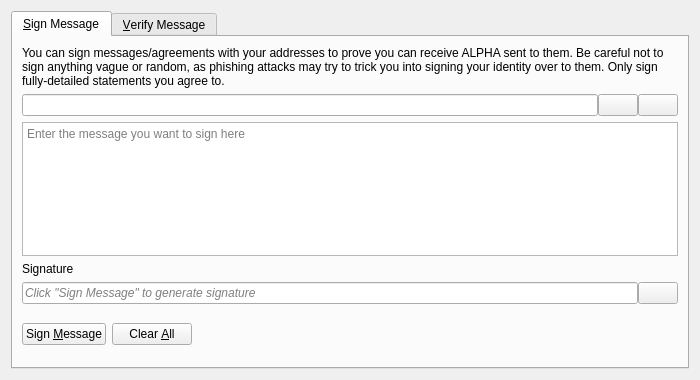
<?xml version="1.0" encoding="UTF-8"?>
<ui version="4.0">
 <class>SignVerifyMessageDialog</class>
 <widget class="QDialog" name="SignVerifyMessageDialog">
  <property name="geometry">
   <rect>
    <x>0</x>
    <y>0</y>
    <width>700</width>
    <height>380</height>
   </rect>
  </property>
  <property name="windowTitle">
   <string>Signatures - Sign / Verify a Message</string>
  </property>
  <property name="modal">
   <bool>true</bool>
  </property>
  <layout class="QVBoxLayout" name="verticalLayout">
   <item>
    <widget class="QTabWidget" name="tabWidget">
     <property name="currentIndex">
      <number>0</number>
     </property>
     <widget class="QWidget" name="tabSignMessage">
      <attribute name="title">
       <string>&amp;Sign Message</string>
      </attribute>
      <layout class="QVBoxLayout" name="verticalLayout_SM">
       <item>
        <widget class="QLabel" name="infoLabel_SM">
         <property name="text">
          <string>You can sign messages/agreements with your addresses to prove you can receive ALPHA sent to them. Be careful not to sign anything vague or random, as phishing attacks may try to trick you into signing your identity over to them. Only sign fully-detailed statements you agree to.</string>
         </property>
         <property name="textFormat">
          <enum>Qt::PlainText</enum>
         </property>
         <property name="wordWrap">
          <bool>true</bool>
         </property>
        </widget>
       </item>
       <item>
        <layout class="QHBoxLayout" name="horizontalLayout_1_SM">
         <property name="spacing">
          <number>0</number>
         </property>
         <item>
          <widget class="QValidatedLineEdit" name="addressIn_SM">
           <property name="toolTip">
            <string>The Bitcoin address to sign the message with</string>
           </property>
          </widget>
         </item>
         <item>
          <widget class="QPushButton" name="addressBookButton_SM">
           <property name="toolTip">
            <string>Choose previously used address</string>
           </property>
           <property name="text">
            <string/>
           </property>
           <property name="icon">
            <iconset resource="../bitcoin.qrc">
             <normaloff>:/icons/address-book</normaloff>:/icons/address-book</iconset>
           </property>
           <property name="shortcut">
            <string>Alt+A</string>
           </property>
           <property name="autoDefault">
            <bool>false</bool>
           </property>
          </widget>
         </item>
         <item>
          <widget class="QPushButton" name="pasteButton_SM">
           <property name="toolTip">
            <string>Paste address from clipboard</string>
           </property>
           <property name="text">
            <string/>
           </property>
           <property name="icon">
            <iconset resource="../bitcoin.qrc">
             <normaloff>:/icons/editpaste</normaloff>:/icons/editpaste</iconset>
           </property>
           <property name="shortcut">
            <string>Alt+P</string>
           </property>
           <property name="autoDefault">
            <bool>false</bool>
           </property>
          </widget>
         </item>
        </layout>
       </item>
       <item>
        <widget class="QPlainTextEdit" name="messageIn_SM">
         <property name="toolTip">
          <string>Enter the message you want to sign here</string>
         </property>
         <property name="placeholderText">
          <string>Enter the message you want to sign here</string>
         </property>
        </widget>
       </item>
       <item>
        <widget class="QLabel" name="signatureLabel_SM">
         <property name="text">
          <string>Signature</string>
         </property>
         <property name="textFormat">
          <enum>Qt::PlainText</enum>
         </property>
        </widget>
       </item>
       <item>
        <layout class="QHBoxLayout" name="horizontalLayout_2_SM">
         <property name="spacing">
          <number>0</number>
         </property>
         <item>
          <widget class="QLineEdit" name="signatureOut_SM">
           <property name="placeholderText">
            <string>Click "Sign Message" to generate signature</string>
           </property>
           <property name="font">
            <font>
             <italic>true</italic>
            </font>
           </property>
           <property name="readOnly">
            <bool>true</bool>
           </property>
          </widget>
         </item>
         <item>
          <widget class="QPushButton" name="copySignatureButton_SM">
           <property name="toolTip">
            <string>Copy the current signature to the system clipboard</string>
           </property>
           <property name="text">
            <string/>
           </property>
           <property name="icon">
            <iconset resource="../bitcoin.qrc">
             <normaloff>:/icons/editcopy</normaloff>:/icons/editcopy</iconset>
           </property>
           <property name="autoDefault">
            <bool>false</bool>
           </property>
          </widget>
         </item>
        </layout>
       </item>
       <item>
        <layout class="QHBoxLayout" name="horizontalLayout_3_SM">
         <item>
          <widget class="QPushButton" name="signMessageButton_SM">
           <property name="toolTip">
            <string>Sign the message to prove you own this Bitcoin address</string>
           </property>
           <property name="text">
            <string>Sign &amp;Message</string>
           </property>
           <property name="icon">
            <iconset resource="../bitcoin.qrc">
             <normaloff>:/icons/edit</normaloff>:/icons/edit</iconset>
           </property>
           <property name="autoDefault">
            <bool>false</bool>
           </property>
          </widget>
         </item>
         <item>
          <widget class="QPushButton" name="clearButton_SM">
           <property name="toolTip">
            <string>Reset all sign message fields</string>
           </property>
           <property name="text">
            <string>Clear &amp;All</string>
           </property>
           <property name="icon">
            <iconset resource="../bitcoin.qrc">
             <normaloff>:/icons/remove</normaloff>:/icons/remove</iconset>
           </property>
           <property name="autoDefault">
            <bool>false</bool>
           </property>
          </widget>
         </item>
         <item>
          <spacer name="horizontalSpacer_1_SM">
           <property name="orientation">
            <enum>Qt::Horizontal</enum>
           </property>
           <property name="sizeHint" stdset="0">
            <size>
             <width>40</width>
             <height>48</height>
            </size>
           </property>
          </spacer>
         </item>
         <item>
          <widget class="QLabel" name="statusLabel_SM">
           <property name="font">
            <font>
             <weight>75</weight>
             <bold>true</bold>
            </font>
           </property>
           <property name="text">
            <string/>
           </property>
           <property name="wordWrap">
            <bool>true</bool>
           </property>
          </widget>
         </item>
         <item>
          <spacer name="horizontalSpacer_2_SM">
           <property name="orientation">
            <enum>Qt::Horizontal</enum>
           </property>
           <property name="sizeHint" stdset="0">
            <size>
             <width>40</width>
             <height>48</height>
            </size>
           </property>
          </spacer>
         </item>
        </layout>
       </item>
      </layout>
     </widget>
     <widget class="QWidget" name="tabVerifyMessage">
      <attribute name="title">
       <string>&amp;Verify Message</string>
      </attribute>
      <layout class="QVBoxLayout" name="verticalLayout_VM">
       <item>
        <widget class="QLabel" name="infoLabel_VM">
         <property name="text">
          <string>Enter the receiver's address, message (ensure you copy line breaks, spaces, tabs, etc. exactly) and signature below to verify the message. Be careful not to read more into the signature than what is in the signed message itself, to avoid being tricked by a man-in-the-middle attack. Note that this only proves the signing party receives with the address, it cannot prove sendership of any transaction!</string>
         </property>
         <property name="textFormat">
          <enum>Qt::PlainText</enum>
         </property>
         <property name="alignment">
          <set>Qt::AlignLeading|Qt::AlignLeft|Qt::AlignTop</set>
         </property>
         <property name="wordWrap">
          <bool>true</bool>
         </property>
        </widget>
       </item>
       <item>
        <layout class="QHBoxLayout" name="horizontalLayout_1_VM">
         <property name="spacing">
          <number>0</number>
         </property>
         <item>
          <widget class="QValidatedLineEdit" name="addressIn_VM">
           <property name="toolTip">
            <string>The Bitcoin address the message was signed with</string>
           </property>
          </widget>
         </item>
         <item>
          <widget class="QPushButton" name="addressBookButton_VM">
           <property name="toolTip">
            <string>Choose previously used address</string>
           </property>
           <property name="text">
            <string/>
           </property>
           <property name="icon">
            <iconset resource="../bitcoin.qrc">
             <normaloff>:/icons/address-book</normaloff>:/icons/address-book</iconset>
           </property>
           <property name="shortcut">
            <string>Alt+A</string>
           </property>
           <property name="autoDefault">
            <bool>false</bool>
           </property>
          </widget>
         </item>
        </layout>
       </item>
       <item>
        <widget class="QPlainTextEdit" name="messageIn_VM">
          <property name="toolTip">
            <string>The signed message to verify</string>
          </property>
          <property name="placeholderText">
            <string>The signed message to verify</string>
          </property>
        </widget>
       </item>
       <item>
        <widget class="QValidatedLineEdit" name="signatureIn_VM">
          <property name="toolTip">
            <string>The signature given when the message was signed</string>
          </property>
          <property name="placeholderText">
            <string>The signature given when the message was signed</string>
          </property>
        </widget>
       </item>
       <item>
        <layout class="QHBoxLayout" name="horizontalLayout_2_VM">
         <item>
          <widget class="QPushButton" name="verifyMessageButton_VM">
           <property name="toolTip">
            <string>Verify the message to ensure it was signed with the specified Bitcoin address</string>
           </property>
           <property name="text">
            <string>Verify &amp;Message</string>
           </property>
           <property name="icon">
            <iconset resource="../bitcoin.qrc">
             <normaloff>:/icons/transaction_0</normaloff>:/icons/transaction_0</iconset>
           </property>
           <property name="autoDefault">
            <bool>false</bool>
           </property>
          </widget>
         </item>
         <item>
          <widget class="QPushButton" name="clearButton_VM">
           <property name="toolTip">
            <string>Reset all verify message fields</string>
           </property>
           <property name="text">
            <string>Clear &amp;All</string>
           </property>
           <property name="icon">
            <iconset resource="../bitcoin.qrc">
             <normaloff>:/icons/remove</normaloff>:/icons/remove</iconset>
           </property>
           <property name="autoDefault">
            <bool>false</bool>
           </property>
          </widget>
         </item>
         <item>
          <spacer name="horizontalSpacer_1_VM">
           <property name="orientation">
            <enum>Qt::Horizontal</enum>
           </property>
           <property name="sizeHint" stdset="0">
            <size>
             <width>40</width>
             <height>48</height>
            </size>
           </property>
          </spacer>
         </item>
         <item>
          <widget class="QLabel" name="statusLabel_VM">
           <property name="font">
            <font>
             <weight>75</weight>
             <bold>true</bold>
            </font>
           </property>
           <property name="text">
            <string/>
           </property>
           <property name="wordWrap">
            <bool>true</bool>
           </property>
          </widget>
         </item>
         <item>
          <spacer name="horizontalSpacer_2_VM">
           <property name="orientation">
            <enum>Qt::Horizontal</enum>
           </property>
           <property name="sizeHint" stdset="0">
            <size>
             <width>40</width>
             <height>48</height>
            </size>
           </property>
          </spacer>
         </item>
        </layout>
       </item>
      </layout>
     </widget>
    </widget>
   </item>
  </layout>
 </widget>
 <customwidgets>
  <customwidget>
   <class>QValidatedLineEdit</class>
   <extends>QLineEdit</extends>
   <header>qt/qvalidatedlineedit.h</header>
  </customwidget>
 </customwidgets>
 <resources>
  <include location="../bitcoin.qrc"/>
 </resources>
 <connections/>
</ui>
